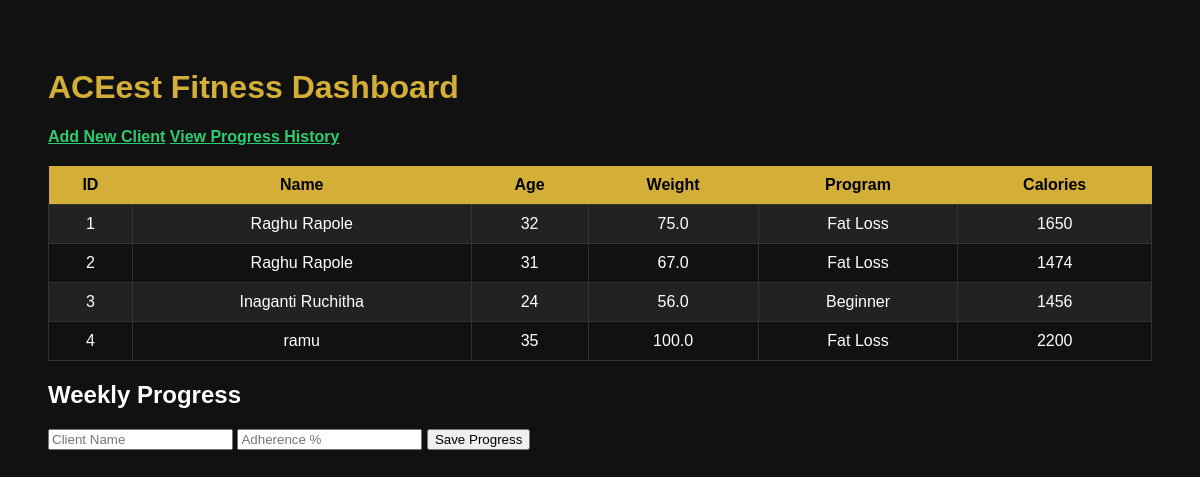
Page /dashboard on the earlier database version.
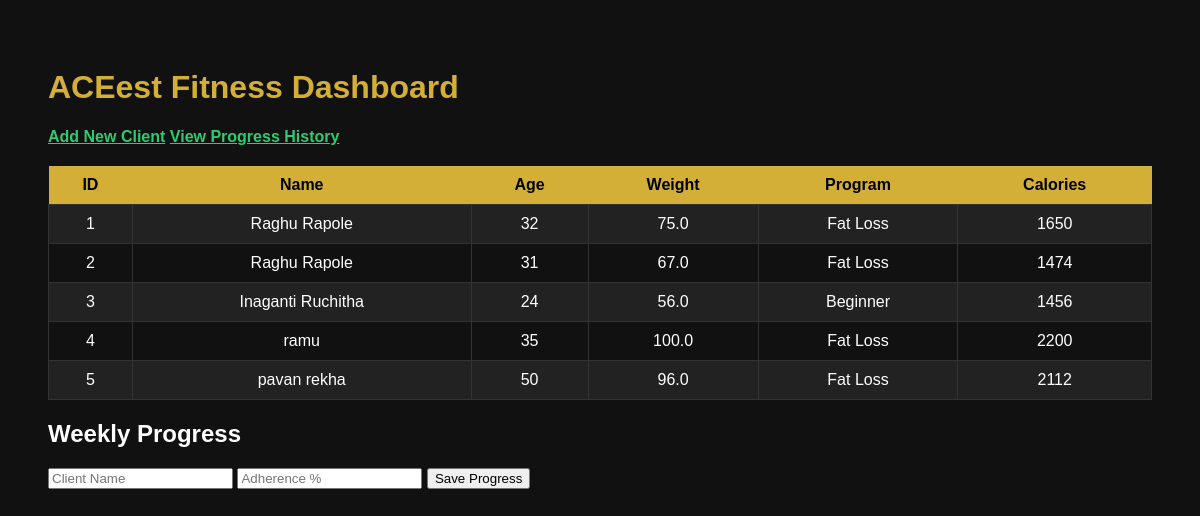
Same page on the later database version.
### tables this page shows
CREATE TABLE clients(
        id INTEGER PRIMARY KEY AUTOINCREMENT,
        name TEXT,
        age INTEGER,
        weight REAL,
        program TEXT,
        calories INTEGER
    );

### app.py (the view)
@app.route("/dashboard")
def dashboard():
    conn = get_db()
    cur = conn.cursor()
    cur.execute("SELECT * FROM clients")
    clients = cur.fetchall()
    conn.close()
    return render_template("dashboard.html", clients=clients)

### app.py (called while the page is built)
def get_db():
    return sqlite3.connect("database.db")

### templates/dashboard.html (shortened to what this page needs)
<!DOCTYPE html>
<html>
<head>
<link rel="stylesheet" href="/static/styles.css">
</head>
<body>
<h1>ACEest Fitness Dashboard</h1>
<a href="/">Add New Client</a>
<a href="/progress_history">View Progress History</a>
<table>
<tr>
<th>ID</th>
<th>Name</th>
<th>Age</th>
<th>Weight</th>
<th>Program</th>
<th>Calories</th>
</tr>
{% for c in clients %}
<tr>
<td>{{c[0]}}</td>
<td>{{c[1]}}</td>
<td>{{c[2]}}</td>
<td>{{c[3]}}</td>
<td>{{c[4]}}</td>
<td>{{c[5]}}</td>
</tr>
{% endfor %}
</table>
<h2>Weekly Progress</h2>
<form action="/save_progress" method="post">
<input type="text" name="name" placeholder="Client Name">
<input type="number" name="adherence" placeholder="Adherence %">
<button type="submit">Save Progress</button>
</form>
</body>
</html>

### static/styles.css (style rules this page uses)
body { font-family: Arial; background:#111; color:white; padding:40px; }
h1 { color:#d4af37; }
table { width:100%; border-collapse: collapse; margin-top:20px; }
th { background:#d4af37; color:black; padding:10px; }
td { border:1px solid #333; padding:10px; text-align:center; }
tr:nth-child(even) { background:#222; }
a { color:#2ecc71; font-weight:bold; }

Differences in the rows shown:
added clients: id "5", name "pavan rekha", age "50", weight "96.0", program "Fat Loss", calories "2112"
